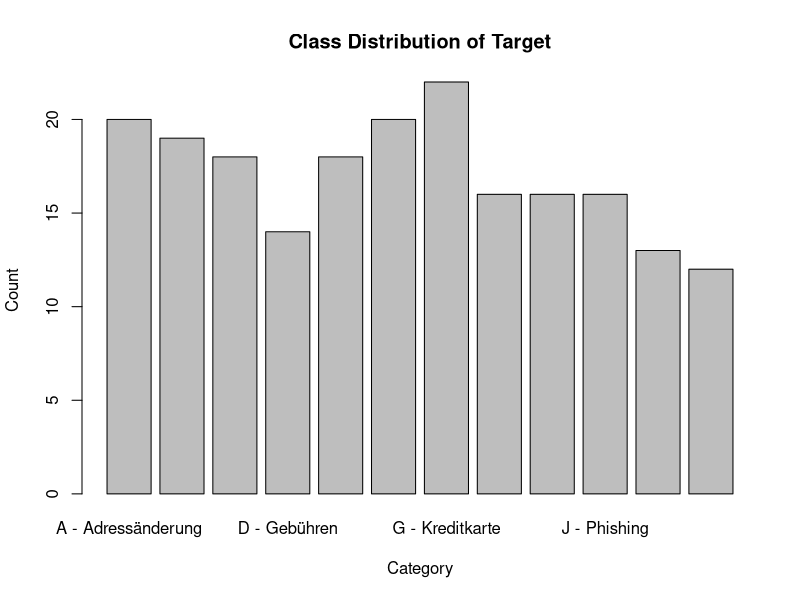

The R source for this figure: (Note: this script raises an error after producing the figure.)
###############################################################################
#                                                                             #
#                               1. PACKAGES                                   #
#                                                                             #
###############################################################################

pacotes <- c("e1071", "caret", "ggplot2", "readxl","dplyr", "MLmetrics", "stringr")

if(sum(as.numeric(!pacotes %in% installed.packages())) != 0){ 
  instalador <- pacotes[!pacotes %in% installed.packages()] 
  for(i in 1:length(instalador)) {
    install.packages(instalador, dependencies = T)
    break()}
  sapply(pacotes, require, character = T)
} else {
  sapply(pacotes, require, character = T)
}



###############################################################################
#                                                                             #
#                          2. DATA PREPARATION                                #
#                                                                             #
###############################################################################

# Load dataset
df <- read_xlsx("ml_dataset_v5_final.xlsx")

# Remove Document ID to prevent data leakage
X <- df %>% 
  select(-document)



###############################################################################
#                                                                             #
#                          3. TRAIN/TEST SPLIT                                #
#                                                                             #
###############################################################################

# Split data into training and test data; use seed for reproducibility
set.seed(123)

training_indices <- createDataPartition(X$category, p = 0.8, list = FALSE)

training_data <- X[training_indices, ]

test_data <- X[-training_indices, ]

# Separate features and targets into new dataframes
X_train <- training_data %>% 
  select(-category)

Y_train <- training_data$category

X_test <- test_data %>% 
  select(-category)

Y_test <- test_data$category



###############################################################################
#                                                                             #
#                          4. SCALING DATA                                    #
#                                                                             #
###############################################################################

# SVMs are scale sensitive. Scale train/test data separately to prevent data leakage
# Calculate training data's scaling parameters to use them on test set
# Dataframe contains mixed data including binary features, which results in NAN, due to zero variance. 

# Preserve zero variance columns to avoid NaNs or distortion of binary features with function:
get_scaling_params <- function(m) {
  params <- list()
  # Create a loop to include all columns
  for (col in seq_along(m)) {
    
    # Extract all values, as well as unique values
    vals <- m[[col]]
    uniq_vals <- unique(vals)
    
    # Skip binary columns
    if (length(uniq_vals) == 2 && all(uniq_vals %in% c(0, 1))) {
      next
    }
    
    # Calculate mean and standard deviation
    mean_val <- mean(vals, na.rm = TRUE)
    sd_val <- sd(vals, na.rm = TRUE)
    
    params[[names(m)[col]]] <- list(mean = mean_val, sd = sd_val)
  }
  
  return(params)
}

# Apply scaling for all features except binary, due to zero variance, with this function:
apply_scaling <- function(m, params) {
  
  # Create loop for all columns in params
  for (col in names(params)) {
    
    # Retrieve mean and standard deviation
    mean_val <- params[[col]]$mean
    sd_val <- params[[col]]$sd
    
    # Skip scaling if sd is zero (zero variance)
    if (sd_val == 0) {
      next
    }
    
    # Scale using mean and sd of training data
    m[[col]] <- (m[[col]] - mean_val) / sd_val
  }
  
  return(m)
}

# Now use both functions to scale X_train and X_test with the same scaling parameters of X_train
scaling_params <- get_scaling_params(X_train)

# Training data
X_train_scaled <- apply_scaling(X_train, scaling_params)

# Test data
X_test_scaled <- apply_scaling(X_test, scaling_params)



###############################################################################
#                                                                             #
#                 5. CLASS WEIGHTS AND IMBALANCED DATA                        #
#                                                                             #
###############################################################################

# Check for imbalanced data: Count, percentage per class and visual check
table(Y_train)

prop.table(table(Y_train))

barplot(table(Y_train),
        main = "Class Distribution of Target",
        xlab = "Category",
        ylab = "Count")

# Calculate class weight for imbalanced data and SVM model input
class_counts <- table(Y_train)

# Calculate inverse-frequency weights: large numbers ~ 1 and smaller numbers > 1
class_weights <- max(class_counts)/class_counts

class_weights <- setNames(as.numeric(class_weights), names(class_counts))



###############################################################################
#                                                                             #
#                  6. BASELINE SVM MODEL (LINEAR) & TEST                      #
#                                                                             #
###############################################################################

# Convert Y_train and Y_test into factors for SVM classification
Y_train <- as.factor(Y_train)

Y_test <- as.factor(Y_test)

# Train SVM Model
svm_model_benchmark <- svm(x = X_train_scaled, y = Y_train, 
                           kernel = "linear",
                           cost = 1,
                           class.weights = class_weights,
                           scale = FALSE) # Data already scaled in 3rd step

# Test benchmark SVM model by making predictions with test data
predictions <- predict(svm_model_benchmark, newdata = X_test_scaled)

# Create confusion matrix to compare predicted against actual categories for test data
conf_matrix <- table(Predicted = predictions, Actual = Y_test)

print(conf_matrix)

# Calculate accuracy
accuracy <- mean(predictions == Y_test)

cat("Test Accuracy:", accuracy, "\n")

# Also test for macro F1: Treats all classes equally regardless of size (solution for imbalance)
# Preparations for macro F1: Align same set of possible categories for predictions and actual answers
predictions_F1 <- factor(predictions, levels = levels(Y_test))

Y_test_F1 <- factor(Y_test, levels = levels(Y_test))

# Compute F1 score for each class 1-12
f1_per_class <- sapply(levels(Y_test_F1), function(class) {
  F1_Score(y_true = Y_test_F1, y_pred = predictions_F1, positive = class)
})

# Calculate macro F1
macro_f1 <- mean(f1_per_class)

cat("Macro F1 Score:", macro_f1, "\n")



###############################################################################
#                                                                             #
#                   7. STRATIFIED K-FOLD CROSS-VALIDATION                     #
#                                                                             #
###############################################################################

# For reproducibility
set.seed(111)

# Define the target variable explicitly for cross-validation
target_Y_cv <- training_data$category

# Create Folds
folds <- createFolds(target_Y_cv, k = 5, list = TRUE, returnTrain = TRUE)

# Define hyperparameters for tuning
kernels <- c("linear", "radial")

cost_values <- c(0.1, 1, 10, 100)

gamma_values <- c(0.001, 0.01, 0.1, 1)

# Create a function for calculating macro F1 manually
calc_macro_f1 <- function(true, pred) {
  pred <- factor(pred, levels = levels(true))
  
  # Loop over each class to do a one vs. rest calculation for each class
  f1s <- sapply(levels(true), function(cl) {
    TP <- sum(true == cl & pred == cl)
    FP <- sum(true != cl & pred == cl)
    FN <- sum(true == cl & pred != cl)
    
    # Handle the case where no predictions or true values for a class exist
    if ((TP + FP) == 0 || (TP + FN) == 0) {
      return(0)
    }
    
    # Compute how many predicted classes were correct (precision) and how many were catched (recall)
    precision <- TP / (TP + FP)
    recall <- TP / (TP + FN)
    
    # Avoid division by zero in the F1 calculation itself
    if ((precision + recall) == 0) {
      return(0)
    }
    
    # Harmonic mean to penalize extreme differences between precision and recall
    f1 <- 2 * (precision * recall) / (precision + recall)
    return(f1)
  })
  
  # Ensure the result is not NaN if all f1s are 0
  if (all(is.nan(f1s))) {
    return(0)
  }
  
  # Calculate average F1-score across all classes; any NA values are ignored
  mean(f1s, na.rm = TRUE)
}

# Create emtpy data frame for upcoming results
results_cv <- data.frame()

# Create loop to assign each fold into training and validation dataframes, calculate class weights and perform SVM models for linear and radial kernel models
for (fold_i in seq_along(folds)) {
  train_idx_cv <- folds[[fold_i]]
  val_idx_cv <- setdiff(seq_along(target_Y_cv), train_idx_cv)
  
  # Extract features and target for training and validation sets: exclude category from features and make targets into factors for SVM classification
  X_train_cv <- training_data[train_idx_cv, setdiff(names(X), "category")]
  Y_train_cv <- as.factor(target_Y_cv[train_idx_cv])
  
  X_val_cv <- training_data[val_idx_cv, setdiff(names(X), "category")] # Exclude 'category' from features
  Y_val_cv <- as.factor(target_Y_cv[val_idx_cv])
  
  # Calculates class weights within each fold in the loop
  make_weights <- function(y) {
    
    # If one class is absent in training fold it gets no weight
    y <- droplevels(as.factor(y))  
    
    # Same procedure as in 5. Count classes and calculate inverse-frequency weights
    w <- table(y)                        
    w <- max(w) / w              
    
    # Match class weights with names of classes
    setNames(as.numeric(w), names(w))    
  }
  
  w <- make_weights(Y_train_cv)
  
  # Compute scaling parameters of each training data set
  scaling_params_cv <- get_scaling_params(X_train_cv)
  
  # Scale training data
  X_train_cv_scaled <- apply_scaling(X_train_cv, scaling_params_cv)
  
  # Apply same scaling parameters to validation data
  X_val_cv_scaled <- apply_scaling(X_val_cv, scaling_params_cv)
  
  # Create outer and inner loop for testing linear and radial SVM models
  for (kernel in kernels) {
    for (cost in cost_values) {
      
      # Linear kernel (no gamma)
      if (kernel == "linear") {
        
        # Create a SVM model for linear kernel
        svm_model <- svm(x = X_train_cv_scaled, y = Y_train_cv,
                         kernel = kernel,
                         cost = cost,
                         class.weights = w,
                         scale = FALSE)
        
        # Test the SVM model (see above 6.)
        preds <- predict(svm_model, newdata = X_val_cv_scaled)
        
        # Calculate macro F1 (see above 6.)
        macro_f1_val <- calc_macro_f1(Y_val_cv, preds)
        
        # Use 'gamma=NA' for consistency in order to fit the results_cv with results of radial models
        results_cv <- rbind(results_cv, data.frame(kernel=kernel, cost=cost, gamma=NA, fold=fold_i, macroF1=macro_f1_val))
        
        # If gamma is detected, train SVM model with radial kernel
      } else { # radial kernel
        for (gamma in gamma_values) {
          svm_model <- svm(x = X_train_cv_scaled, y = Y_train_cv,
                           kernel = kernel,
                           cost = cost,
                           gamma = gamma,
                           class.weights = w,
                           scale = FALSE)
          preds <- predict(svm_model, newdata = X_val_cv_scaled)
          macro_f1_val <- calc_macro_f1(Y_val_cv, preds)
          results_cv <- rbind(results_cv, data.frame(kernel=kernel, cost=cost, gamma=gamma, fold=fold_i, macroF1=macro_f1_val))
        }
      }
    }
  }
}

# Convert gamma to a factor and replace NA with a new level "linear"
results_cv$gamma <- as.character(results_cv$gamma)

results_cv$gamma[is.na(results_cv$gamma)] <- "linear"

results_cv$gamma <- as.factor(results_cv$gamma)

print(results_cv)

# Aggregate results: groups kernel, cost, gamma and computes the mean Macro-F1 across all folds
agg_results <- aggregate(macroF1 ~ kernel + cost + gamma, data = results_cv, FUN = mean)

print(agg_results)

# Find the best parameters
best_params <- agg_results[which.max(agg_results$macroF1), ]

print(best_params)

best_kernel <- as.character(best_params$kernel)

best_cost <- as.numeric(best_params$cost)

to_num <- function(x) if (is.factor(x)) as.numeric(as.character(x)) else as.numeric(x)

# Find the best gamma only when best_kernel is radial
best_gamma <- if (best_kernel == "radial") to_num(best_params$gamma) else NA_real_



###############################################################################
#                                                                             #
#              8. FINAL SVM WITH BEST PARAMETERS FROM CV + TEST               #
#                                                                             #
###############################################################################
set.seed(123)

# Adjust and train benchmark SVM model
final_svm <- svm(x = X_train_scaled, y = Y_train, 
                 kernel = best_kernel,
                 cost = best_cost,
                 gamma = best_gamma, # best kernel is radial, therefore not an issue
                 class.weights = class_weights,
                 scale = FALSE) # Data already scaled in 3rd step.

final_predictions <- predict(final_svm, newdata = X_test_scaled)

final_conf_matrix <- table(Predicted = final_predictions, Actual = Y_test)

print(final_conf_matrix)

# Calculate accuracy
final_accuracy <- mean(final_predictions == Y_test)
cat("Test Accuracy:", final_accuracy, "\n")

# Calculate macro F1, due to imbalanced classes
final_predictions_F1 <- factor(final_predictions, levels = levels(Y_test))

final_Y_test_F1 <- factor(Y_test, levels = levels(Y_test))

final_macro_f1 <- calc_macro_f1(Y_test, final_predictions)

cat("Macro F1 Score:", final_macro_f1, "\n")

# Compare Macro F1 scores between benchmark and final SVM model
perf_comparison <- data.frame(
  Model = c("Benchmark SVM (Linear)", "Tuned Final SVM"),
  Accuracy = c(accuracy, final_accuracy),
  MacroF1 = c(macro_f1, final_macro_f1)
)

print(perf_comparison)



###############################################################################
#                                                                             #
#                 9. VISUALIZE FINAL SVM MODEL: HEATMAP                       #
#                                                                             #
###############################################################################

# Helper: convert a base::table confusion matrix to tidy df
cm_to_df <- function(cm) {
  df <- as.data.frame(cm)
  colnames(df) <- c("Predicted", "Actual", "Freq")
  df
}

# Normalize by actual class (rows)
normalize_cm <- function(cm_df) {
  cm_df %>%
    group_by(Actual) %>%
    mutate(Prop = Freq / sum(Freq)) %>%
    ungroup()
}

# Generic plotting function
plot_cm_heatmap <- function(cm_df, title) {
  cm_df <- normalize_cm(cm_df)
  
  ggplot(cm_df, aes(x = Actual, y = Predicted, fill = Prop)) +
    geom_tile(color = "white") +
    geom_text(aes(label = scales::percent(Prop, accuracy = 0.1)), size = 3) +
    scale_fill_gradient(low = "white", high = "darkblue", labels = scales::percent) +
    theme_minimal() +
    theme(
      axis.text.x = element_text(angle = 45, hjust = 1, size = 8),
      axis.text.y = element_text(size = 8),
      axis.title = element_blank(),
      panel.grid = element_blank()
    ) +
    ggtitle(paste0(title, " (row-normalized)"))
}

# Benchmark SVM normalized CM
cm_bench_df <- cm_to_df(conf_matrix)

plot_cm_heatmap(cm_bench_df, "Benchmark SVM — Confusion Matrix")

# Tuned SVM normalized CM
cm_tuned_df <- cm_to_df(final_conf_matrix)

plot_cm_heatmap(cm_tuned_df, "Tuned SVM — Confusion Matrix")

# Assume you have cm_bench_df, cm_tuned_df already normalized with columns: Actual, Predicted, Prop
bench_norm <- normalize_cm(cm_to_df(conf_matrix))  |> dplyr::mutate(Model = "Benchmark")

tuned_norm <- normalize_cm(cm_to_df(final_conf_matrix)) |> dplyr::mutate(Model = "Tuned")

# Create graph which shows differences in heatmap between tuned and benchmark model
diff_df <- dplyr::full_join(
  dplyr::select(bench_norm, Actual, Predicted, Prop_b = Prop),
  dplyr::select(tuned_norm, Actual, Predicted, Prop_t = Prop),
  by = c("Actual","Predicted")
) |>
  dplyr::mutate(Delta = Prop_t - Prop_b)

ggplot(diff_df, aes(Actual, Predicted, fill = Delta)) +
  geom_tile(color = "white") +
  geom_text(aes(label = scales::percent(Delta, accuracy = 0.1)), size = 3) +
  scale_fill_gradient2(limits = c(-1,1), midpoint = 0, low = "darkred", mid = "white", high = "darkgreen",
                       labels = scales::percent) +
  coord_equal() +
  theme_minimal() +
  theme(axis.text.x = element_text(angle = 45, hjust = 1, size = 8),
        axis.text.y = element_text(size = 8),
        panel.grid = element_blank(),
        axis.title = element_blank()) +
  ggtitle("Change in Row-normalized CM (Tuned − Benchmark)")



###############################################################################
#                                                                             #
#                     10. FEATURE IMPORTANCE ANALYSIS                         #
#                                                                             #
###############################################################################

# Create function to calculate permutation importance
simple_perm_importance <- function(model, X, y, metric = calc_macro_f1, nsim = 5) {
  base_pred  <- predict(model, X)
  base_score <- metric(y, base_pred)
  
  # Prepare an empty numeric vector to store importance for each feature
  feature_names <- colnames(X)
  scores <- numeric(length(feature_names))
  names(scores) <- feature_names
  
  # Loop over each feature
  for (j in seq_along(feature_names)) {
    col <- feature_names[j]
    drops <- numeric(nsim)
    
    # Repeat the shuffle several times to reduce randomness
    for (i in seq_len(nsim)) {
      Xp <- X                         
      Xp[[col]] <- sample(Xp[[col]]) 
      pred_p <- predict(model, Xp)     
      drops[i] <- base_score - metric(y, pred_p)  
    }
    
    # Calculate the average drop
    scores[j] <- mean(drops)
  }
  
  # Show most important features first
  scores <- sort(scores, decreasing = TRUE)
  return(scores)
}

# Run for both models benchmark and final
set.seed(123)
imp_bench <- simple_perm_importance(svm_model_benchmark, X_test_scaled, Y_test, nsim = 5)

set.seed(123)
imp_tuned <- simple_perm_importance(final_svm, X_test_scaled, Y_test, nsim = 5)

# Helper to get top-N dataframe
top_n <- 15

make_top_df <- function(imp_vec, n = top_n) {
  df <- data.frame(Feature = names(imp_vec), Importance = as.numeric(imp_vec), stringsAsFactors = FALSE)
  df <- df[order(-df$Importance), ]
  if (nrow(df) > n) df <- df[1:n, ]
  df$Feature <- factor(df$Feature, levels = df$Feature[order(df$Importance)])
  df
}

bench_df <- make_top_df(imp_bench, top_n)

tuned_df <- make_top_df(imp_tuned, top_n)

# Plot benchmark model importance
ggplot(bench_df, aes(x = Feature, y = Importance)) +
  geom_col() +
  coord_flip() +
  labs(
    title = "Top 15 Feature Importances - Benchmark SVM",
    x = "Feature",
    y = "Δ Macro F1"
  ) +
  theme_minimal(base_size = 12)

# Plot final model importance
ggplot(tuned_df, aes(x = Feature, y = Importance)) +
  geom_col() +
  coord_flip() +
  labs(
    title = "Top 15 Feature Importances - Final SVM",
    x = "Feature",
    y = "Δ Macro F1"
  ) +
  theme_minimal(base_size = 12)

bench_all <- data.frame(Feature = names(imp_bench), Bench = as.numeric(imp_bench), stringsAsFactors = FALSE)

tuned_all <- data.frame(Feature = names(imp_tuned), Tuned = as.numeric(imp_tuned), stringsAsFactors = FALSE)

cmp <- merge(bench_all, tuned_all, by = "Feature", all = TRUE)

# If a feature is missing treat its importance as 0
cmp$Bench[is.na(cmp$Bench)] <- 0

cmp$Tuned[is.na(cmp$Tuned)] <- 0

# Calculate gain in importance
cmp$Delta <- cmp$Tuned - cmp$Bench

top_k <- 15

cmp <- cmp[order(-cmp$Delta), ]

cmp_top <- cmp[seq_len(min(top_k, nrow(cmp))), ]

cmp_top$Feature <- factor(cmp_top$Feature, levels = cmp_top$Feature[order(cmp_top$Delta)])

ggplot(cmp_top, aes(x = Feature, y = Delta)) +
  geom_col() +
  coord_flip() +
  labs(
    title = "Top 15 Feature Importance Gains (Final − Benchmark)",
    x = "Feature",
    y = "Δ Permutation Drop (Macro-F1)"
  ) +
  theme_minimal(base_size = 12)
